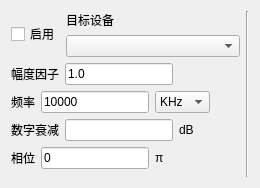
<?xml version="1.0" encoding="UTF-8"?>
<ui version="4.0">
 <class>Form</class>
 <widget class="QWidget" name="Form">
  <property name="windowModality">
   <enum>Qt::NonModal</enum>
  </property>
  <property name="geometry">
   <rect>
    <x>0</x>
    <y>0</y>
    <width>260</width>
    <height>188</height>
   </rect>
  </property>
  <property name="windowTitle">
   <string>Form</string>
  </property>
  <layout class="QHBoxLayout" name="horizontalLayout">
   <item>
    <layout class="QVBoxLayout" name="mainLayout">
     <item>
      <layout class="QHBoxLayout" name="deviceLayout" stretch="0,1">
       <property name="sizeConstraint">
        <enum>QLayout::SetMinimumSize</enum>
       </property>
       <item>
        <widget class="QCheckBox" name="enableCheckBox">
         <property name="text">
          <string>启用</string>
         </property>
        </widget>
       </item>
       <item>
        <layout class="QVBoxLayout" name="targetLayout">
         <property name="sizeConstraint">
          <enum>QLayout::SetMinimumSize</enum>
         </property>
         <item>
          <widget class="QLabel" name="targetDeviceLable">
           <property name="sizePolicy">
            <sizepolicy hsizetype="Fixed" vsizetype="Fixed">
             <horstretch>0</horstretch>
             <verstretch>0</verstretch>
            </sizepolicy>
           </property>
           <property name="text">
            <string>目标设备</string>
           </property>
          </widget>
         </item>
         <item>
          <widget class="QComboBox" name="targetDeviceComboBox">
           <property name="sizePolicy">
            <sizepolicy hsizetype="Minimum" vsizetype="Fixed">
             <horstretch>0</horstretch>
             <verstretch>0</verstretch>
            </sizepolicy>
           </property>
          </widget>
         </item>
        </layout>
       </item>
      </layout>
     </item>
     <item>
      <layout class="QHBoxLayout" name="amplitudeLayout">
       <item>
        <widget class="QLabel" name="amplitudeLabel">
         <property name="sizePolicy">
          <sizepolicy hsizetype="Minimum" vsizetype="Minimum">
           <horstretch>0</horstretch>
           <verstretch>0</verstretch>
          </sizepolicy>
         </property>
         <property name="text">
          <string>幅度因子</string>
         </property>
        </widget>
       </item>
       <item>
        <widget class="QLineEdit" name="amplitudeValue">
         <property name="sizePolicy">
          <sizepolicy hsizetype="Minimum" vsizetype="Fixed">
           <horstretch>0</horstretch>
           <verstretch>0</verstretch>
          </sizepolicy>
         </property>
         <property name="text">
          <string>1.0</string>
         </property>
        </widget>
       </item>
       <item>
        <spacer name="horizontalSpacer">
         <property name="orientation">
          <enum>Qt::Horizontal</enum>
         </property>
         <property name="sizeHint" stdset="0">
          <size>
           <width>40</width>
           <height>20</height>
          </size>
         </property>
        </spacer>
       </item>
      </layout>
     </item>
     <item>
      <layout class="QHBoxLayout" name="frequencyLayout">
       <item>
        <widget class="QLabel" name="frequencyLabel">
         <property name="sizePolicy">
          <sizepolicy hsizetype="Preferred" vsizetype="Minimum">
           <horstretch>0</horstretch>
           <verstretch>0</verstretch>
          </sizepolicy>
         </property>
         <property name="text">
          <string>频率</string>
         </property>
        </widget>
       </item>
       <item>
        <widget class="QLineEdit" name="frequencyValue">
         <property name="sizePolicy">
          <sizepolicy hsizetype="Minimum" vsizetype="Fixed">
           <horstretch>0</horstretch>
           <verstretch>0</verstretch>
          </sizepolicy>
         </property>
         <property name="text">
          <string>10000</string>
         </property>
        </widget>
       </item>
       <item>
        <widget class="QComboBox" name="frequencyUnitComboBox">
         <item>
          <property name="text">
           <string>KHz</string>
          </property>
         </item>
         <item>
          <property name="text">
           <string>MHz</string>
          </property>
         </item>
        </widget>
       </item>
       <item>
        <spacer name="horizontalSpacer_3">
         <property name="orientation">
          <enum>Qt::Horizontal</enum>
         </property>
         <property name="sizeHint" stdset="0">
          <size>
           <width>40</width>
           <height>20</height>
          </size>
         </property>
        </spacer>
       </item>
      </layout>
     </item>
     <item>
      <layout class="QHBoxLayout" name="digitalAttenuationLayout">
       <item>
        <widget class="QLabel" name="digitalAttenuationLabel">
         <property name="sizePolicy">
          <sizepolicy hsizetype="Minimum" vsizetype="Minimum">
           <horstretch>0</horstretch>
           <verstretch>0</verstretch>
          </sizepolicy>
         </property>
         <property name="text">
          <string>数字衰减</string>
         </property>
        </widget>
       </item>
       <item>
        <widget class="QLineEdit" name="digitalAttenuationValue">
         <property name="sizePolicy">
          <sizepolicy hsizetype="Minimum" vsizetype="Fixed">
           <horstretch>0</horstretch>
           <verstretch>0</verstretch>
          </sizepolicy>
         </property>
        </widget>
       </item>
       <item>
        <widget class="QLabel" name="digitalAttenuationUnit">
         <property name="sizePolicy">
          <sizepolicy hsizetype="Minimum" vsizetype="Minimum">
           <horstretch>0</horstretch>
           <verstretch>0</verstretch>
          </sizepolicy>
         </property>
         <property name="text">
          <string>dB</string>
         </property>
        </widget>
       </item>
       <item>
        <spacer name="horizontalSpacer_4">
         <property name="orientation">
          <enum>Qt::Horizontal</enum>
         </property>
         <property name="sizeHint" stdset="0">
          <size>
           <width>40</width>
           <height>20</height>
          </size>
         </property>
        </spacer>
       </item>
      </layout>
     </item>
     <item>
      <layout class="QHBoxLayout" name="phaseLayout">
       <item>
        <widget class="QLabel" name="phaseLabel">
         <property name="sizePolicy">
          <sizepolicy hsizetype="Minimum" vsizetype="Minimum">
           <horstretch>0</horstretch>
           <verstretch>0</verstretch>
          </sizepolicy>
         </property>
         <property name="text">
          <string>相位</string>
         </property>
        </widget>
       </item>
       <item>
        <widget class="QLineEdit" name="phaseValue">
         <property name="sizePolicy">
          <sizepolicy hsizetype="Minimum" vsizetype="Fixed">
           <horstretch>0</horstretch>
           <verstretch>0</verstretch>
          </sizepolicy>
         </property>
         <property name="text">
          <string>0</string>
         </property>
        </widget>
       </item>
       <item>
        <widget class="QLabel" name="piLabel">
         <property name="text">
          <string>π</string>
         </property>
        </widget>
       </item>
       <item>
        <spacer name="horizontalSpacer_2">
         <property name="orientation">
          <enum>Qt::Horizontal</enum>
         </property>
         <property name="sizeHint" stdset="0">
          <size>
           <width>40</width>
           <height>20</height>
          </size>
         </property>
        </spacer>
       </item>
      </layout>
     </item>
     <item>
      <spacer name="verticalSpacer">
       <property name="orientation">
        <enum>Qt::Vertical</enum>
       </property>
       <property name="sizeHint" stdset="0">
        <size>
         <width>20</width>
         <height>40</height>
        </size>
       </property>
      </spacer>
     </item>
    </layout>
   </item>
   <item>
    <widget class="Line" name="line">
     <property name="orientation">
      <enum>Qt::Vertical</enum>
     </property>
    </widget>
   </item>
  </layout>
 </widget>
 <resources/>
 <connections/>
</ui>
